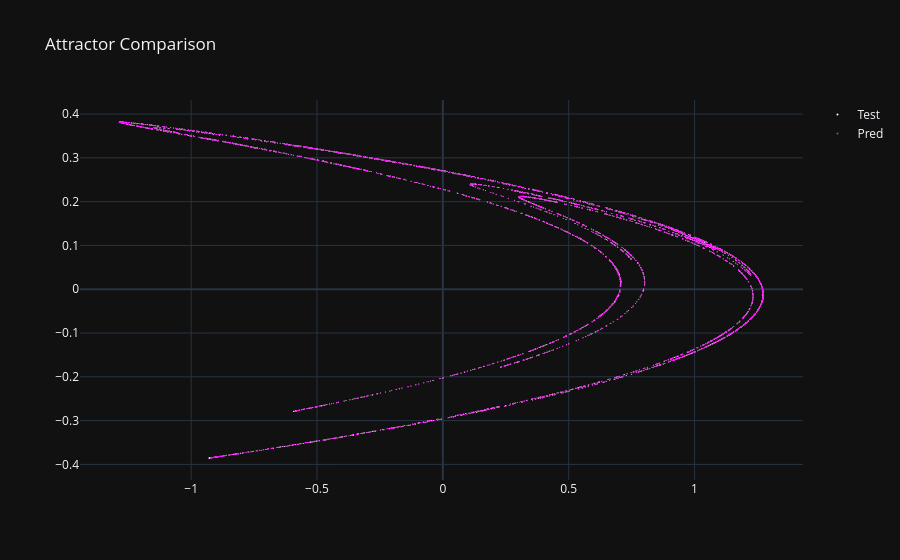
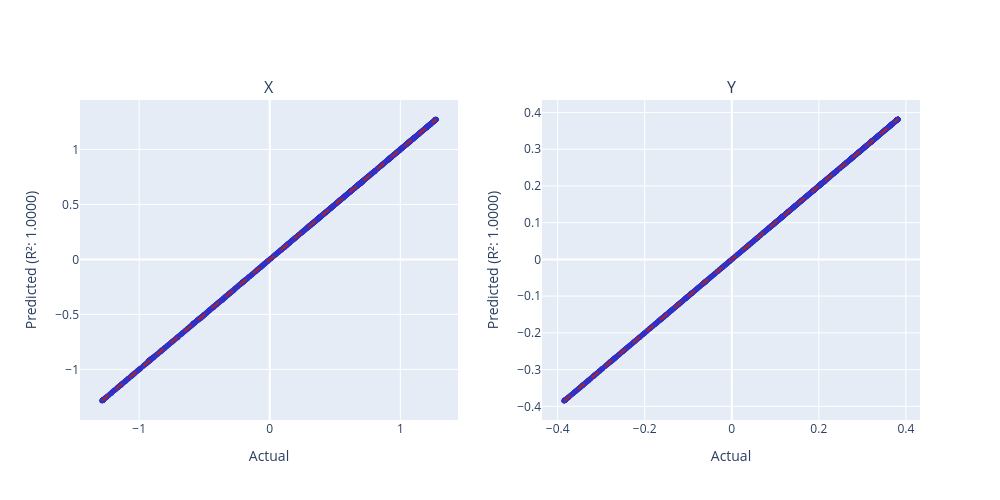

The notebook cell these images were saved under, in order:
### Code cell
scatter_plot([henon_dataset[-Y_pred.shape[0] :], Y_pred], ["Test", "Pred"]).show()
r_2_plots_grid(Y_test, Y_pred, ["X", "Y"]).show()

### Figure 1 — Plotly figure (JSON) as saved in the notebook; plotly's stock layout.template omitted (floating-point values rounded to 4 significant figures; data arrays with more than 128 entries replaced by an {"elided": "..."} marker saying what was removed)
{"data": [{"marker": {"color": "white", "size": 1}, "mode": "markers", "name": "Test", "type": "scatter", "x": {"elided": "4000 float values"}, "y": {"elided": "4000 float values"}}, {"marker": {"color": "magenta", "size": 1}, "mode": "markers", "name": "Pred", "type": "scatter", "x": {"elided": "4000 float values"}, "y": {"elided": "4000 float values"}}], "layout": {"title": {"text": "Attractor Comparison"}}}

### Figure 2 — Plotly figure (JSON) as saved in the notebook; plotly's stock layout.template omitted (floating-point values rounded to 4 significant figures; data arrays with more than 128 entries replaced by an {"elided": "..."} marker saying what was removed)
{"data": [{"marker": {"color": "rgba(50, 50, 200, 0.5)", "size": 5}, "mode": "markers", "name": "Data", "type": "scatter", "x": {"elided": "4000 float values"}, "xaxis": "x", "y": {"elided": "4000 float values"}, "yaxis": "y"}, {"line": {"color": "firebrick", "dash": "dash"}, "mode": "lines", "name": "Ideal", "type": "scatter", "x": [-1.286, 1.275], "xaxis": "x", "y": [-1.286, 1.275], "yaxis": "y"}, {"marker": {"color": "rgba(50, 50, 200, 0.5)", "size": 5}, "mode": "markers", "name": "Data", "type": "scatter", "x": {"elided": "4000 float values"}, "xaxis": "x2", "y": {"elided": "4000 float values"}, "yaxis": "y2"}, {"line": {"color": "firebrick", "dash": "dash"}, "mode": "lines", "name": "Ideal", "type": "scatter", "x": [-0.3854, 0.3819], "xaxis": "x2", "y": [-0.3854, 0.3819], "yaxis": "y2"}], "layout": {"annotations": [{"font": {"size": 16}, "showarrow": false, "text": "X", "x": 0.225, "xanchor": "center", "xref": "paper", "y": 1, "yanchor": "bottom", "yref": "paper"}, {"font": {"size": 16}, "showarrow": false, "text": "Y", "x": 0.775, "xanchor": "center", "xref": "paper", "y": 1, "yanchor": "bottom", "yref": "paper"}], "height": 500, "showlegend": false, "width": 1000, "xaxis": {"anchor": "y", "domain": [0, 0.45], "title": {"text": "Actual"}}, "xaxis2": {"anchor": "y2", "domain": [0.55, 1], "title": {"text": "Actual"}}, "yaxis": {"anchor": "x", "domain": [0, 1], "title": {"text": "Predicted (R²: 1.0000)"}}, "yaxis2": {"anchor": "x2", "domain": [0, 1], "title": {"text": "Predicted (R²: 1.0000)"}}}}
